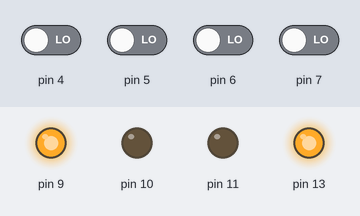
Simulated run of this sketch. Board: Arduino Uno, built with avr-gcc and run on an emulated ATmega328P. Shown: output pins drawn as LEDs (lit = HIGH). Inputs (shaded band) come from the test bench; at power-on: pin 4–7 LOW. What the sketch prints to the serial monitor is not drawn.

Above: at 1.2 s.
1.3 s: pin 4 driven HIGH
3.3 s: pin 7 driven HIGH
5.3 s: pin 6 driven HIGH
7.3 s: pin 4 driven LOW and pin 7 driven LOW
9.3 s: pin 5 driven HIGH
11.3 s: pin 6 driven LOW
Timing chart, 0 to 14.3 s (numbered marks = the images above; inputs shaded):
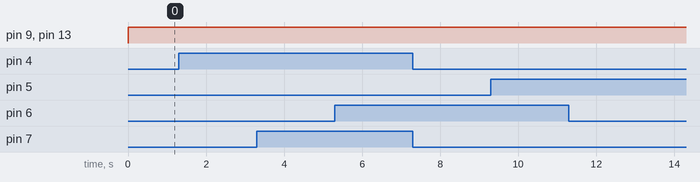

The sketch:

ARDUINO.ino
```cpp
void setup() {
  // put your setup code here, to run once:
  Serial.begin(9600);
  pinMode(7, INPUT);
  pinMode(4, INPUT);
  pinMode(5, INPUT);
  pinMode(6, INPUT);

  pinMode(13,  OUTPUT);
  pinMode(9, OUTPUT);
  pinMode(10, OUTPUT);
  pinMode(11, OUTPUT);
}

void loop() {
  // put your main code here, to run repeatedly:
  digitalWrite(13, HIGH);
  digitalWrite(9, HIGH);
  digitalWrite(10, LOW);
  digitalWrite(11, LOW);

  if(digitalRead(7) && digitalRead(6)) Serial.println("CLOSE");
  else if(digitalRead(7)) Serial.println("TOGGLE");
  else if(digitalRead(4)) Serial.println("RELOAD");
  else if(digitalRead(6) && digitalRead(5)) Serial.println("LR");
  else if(digitalRead(6)) Serial.println("LEFT");
  else if(digitalRead(5)) Serial.println("RIGHT");
  else Serial.println("NONE");
  delay(125);
}
```

Measured:
- after the input at 1.3 s, every drawn part: stays the same
- after the input at 3.3 s, every drawn part: stays the same
- after the input at 5.3 s, every drawn part: stays the same
- after the input at 7.3 s, every drawn part: stays the same
- after the input at 9.3 s, every drawn part: stays the same
- after the input at 11.3 s, every drawn part: stays the same
